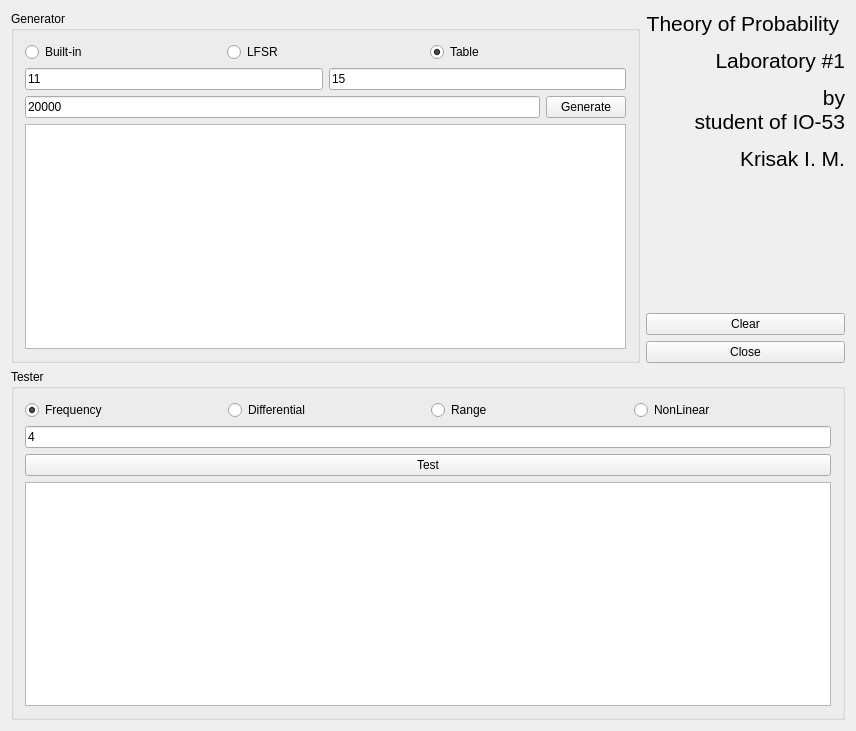
<?xml version="1.0" encoding="UTF-8"?>
<ui version="4.0">
 <class>GUIClass</class>
 <widget class="QWidget" name="GUIClass">
  <property name="geometry">
   <rect>
    <x>0</x>
    <y>0</y>
    <width>856</width>
    <height>731</height>
   </rect>
  </property>
  <property name="windowTitle">
   <string>GUI</string>
  </property>
  <layout class="QVBoxLayout" name="verticalLayout_4">
   <item>
    <layout class="QHBoxLayout" name="horizontalLayout_5">
     <item>
      <widget class="QGroupBox" name="groupBox">
       <property name="title">
        <string>Generator</string>
       </property>
       <layout class="QVBoxLayout" name="verticalLayout">
        <item>
         <layout class="QHBoxLayout" name="horizontalLayout">
          <item>
           <widget class="QRadioButton" name="radioButton">
            <property name="text">
             <string>Built-in</string>
            </property>
           </widget>
          </item>
          <item>
           <widget class="QRadioButton" name="radioButton_2">
            <property name="text">
             <string>LFSR</string>
            </property>
           </widget>
          </item>
          <item>
           <widget class="QRadioButton" name="radioButton_3">
            <property name="text">
             <string>Table</string>
            </property>
            <property name="checked">
             <bool>true</bool>
            </property>
           </widget>
          </item>
         </layout>
        </item>
        <item>
         <layout class="QHBoxLayout" name="horizontalLayout_6">
          <item>
           <widget class="QLineEdit" name="lineEdit_2">
            <property name="text">
             <string>11</string>
            </property>
            <property name="placeholderText">
             <string>Register(s) size</string>
            </property>
           </widget>
          </item>
          <item>
           <widget class="QLineEdit" name="lineEdit_3">
            <property name="text">
             <string>15</string>
            </property>
            <property name="placeholderText">
             <string>The number of Registers</string>
            </property>
           </widget>
          </item>
         </layout>
        </item>
        <item>
         <layout class="QHBoxLayout" name="horizontalLayout_2">
          <item>
           <widget class="QLineEdit" name="lineEdit">
            <property name="text">
             <string>20000</string>
            </property>
            <property name="placeholderText">
             <string>Size of output</string>
            </property>
           </widget>
          </item>
          <item>
           <widget class="QPushButton" name="pushButton">
            <property name="text">
             <string>Generate</string>
            </property>
           </widget>
          </item>
         </layout>
        </item>
        <item>
         <widget class="QTextBrowser" name="textBrowser"/>
        </item>
       </layout>
      </widget>
     </item>
     <item>
      <layout class="QVBoxLayout" name="verticalLayout_3">
       <item>
        <widget class="QLabel" name="label">
         <property name="font">
          <font>
           <pointsize>16</pointsize>
          </font>
         </property>
         <property name="text">
          <string>&lt;html&gt;&lt;head/&gt;&lt;body&gt;&lt;p&gt;Theory of Probability &lt;/p&gt;&lt;p&gt;Laboratory #1&lt;/p&gt;&lt;p&gt;by &lt;br/&gt;student of IO-53&lt;/p&gt;&lt;p&gt;Krisak I. M.&lt;/p&gt;&lt;/body&gt;&lt;/html&gt;</string>
         </property>
         <property name="alignment">
          <set>Qt::AlignRight|Qt::AlignTop|Qt::AlignTrailing</set>
         </property>
        </widget>
       </item>
       <item>
        <widget class="QPushButton" name="pushButton_4">
         <property name="text">
          <string>Clear</string>
         </property>
        </widget>
       </item>
       <item>
        <widget class="QPushButton" name="pushButton_3">
         <property name="text">
          <string>Close</string>
         </property>
        </widget>
       </item>
      </layout>
     </item>
    </layout>
   </item>
   <item>
    <widget class="QGroupBox" name="groupBox_2">
     <property name="title">
      <string>Tester</string>
     </property>
     <layout class="QVBoxLayout" name="verticalLayout_2">
      <item>
       <layout class="QHBoxLayout" name="horizontalLayout_3">
        <item>
         <widget class="QRadioButton" name="radioButton_4">
          <property name="text">
           <string>Frequency</string>
          </property>
          <property name="checked">
           <bool>true</bool>
          </property>
         </widget>
        </item>
        <item>
         <widget class="QRadioButton" name="radioButton_5">
          <property name="text">
           <string>Differential</string>
          </property>
         </widget>
        </item>
        <item>
         <widget class="QRadioButton" name="radioButton_6">
          <property name="text">
           <string>Range</string>
          </property>
          <property name="checked">
           <bool>false</bool>
          </property>
         </widget>
        </item>
        <item>
         <widget class="QRadioButton" name="radioButton_7">
          <property name="text">
           <string>NonLinear</string>
          </property>
         </widget>
        </item>
       </layout>
      </item>
      <item>
       <widget class="QLineEdit" name="lineEdit_4">
        <property name="text">
         <string>4</string>
        </property>
        <property name="placeholderText">
         <string>Range</string>
        </property>
       </widget>
      </item>
      <item>
       <widget class="QPushButton" name="pushButton_2">
        <property name="text">
         <string>Test</string>
        </property>
       </widget>
      </item>
      <item>
       <widget class="QTextBrowser" name="textBrowser_2"/>
      </item>
      <item>
       <layout class="QHBoxLayout" name="horizontalLayout_4"/>
      </item>
     </layout>
    </widget>
   </item>
  </layout>
 </widget>
 <layoutdefault spacing="6" margin="11"/>
 <resources>
  <include location="gui.qrc"/>
 </resources>
 <connections>
  <connection>
   <sender>pushButton_3</sender>
   <signal>clicked()</signal>
   <receiver>GUIClass</receiver>
   <slot>close()</slot>
   <hints>
    <hint type="sourcelabel">
     <x>830</x>
     <y>349</y>
    </hint>
    <hint type="destinationlabel">
     <x>470</x>
     <y>365</y>
    </hint>
   </hints>
  </connection>
 </connections>
</ui>
